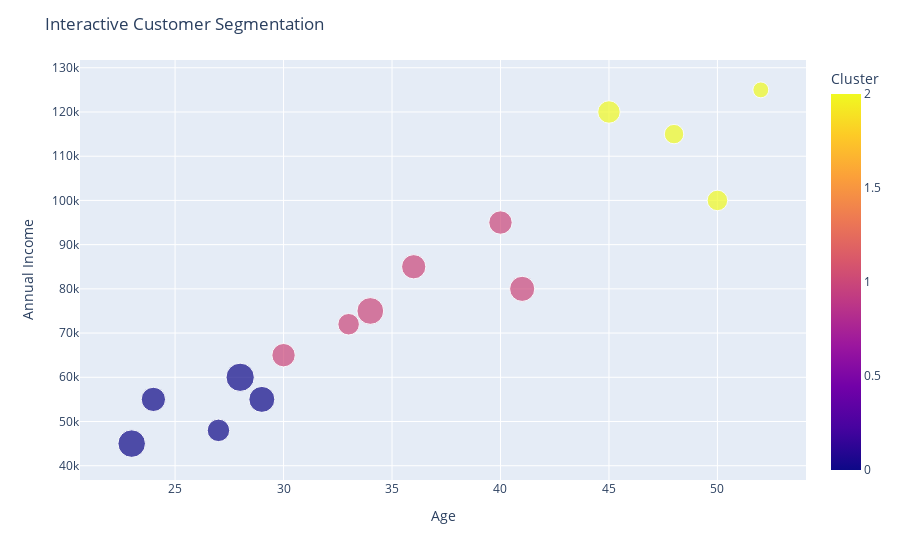

The cell this chart's notebook holds for it:
### Code cell
# Use Plotly for interactive visualization of customer segments
fig = px.scatter(data, x='Age', y='AnnualIncome', color='Cluster', size='SpendingScore', hover_data=['CustomerID', 'Region', 'ProductCategory'])
fig.update_layout(title='Interactive Customer Segmentation', xaxis_title='Age', yaxis_title='Annual Income')
fig.show()

# Based on the analysis, generate business insights and recommendations in markdown file

### Figure 1 — Plotly figure (JSON) as saved in the notebook; plotly's stock layout.template omitted (floating-point values rounded to 4 significant figures)
{"data": [{"customdata": [[1001, "North", "Electronics"], [1002, "West", "Apparel"], [1003, "East", "Sports"], [1004, "South", "Electronics"], [1005, "North", "Home"], [1006, "West", "Apparel"], [1007, "South", "Electronics"], [1008, "East", "Sports"], [1009, "West", "Sports"], [1010, "North", "Apparel"], [1011, "South", "Home"], [1012, "East", "Electronics"], [1013, "West", "Apparel"], [1014, "North", "Home"], [1015, "South", "Sports"]], "hovertemplate": "Age=%{x}<br>AnnualIncome=%{y}<br>SpendingScore=%{marker.size}<br>CustomerID=%{customdata[0]}<br>Region=%{customdata[1]}<br>ProductCategory=%{customdata[2]}<br>Cluster=%{marker.color}<extra></extra>", "legendgroup": "", "marker": {"color": [1, 2, 0, 1, 2, 0, 1, 1, 0, 2, 0, 2, 1, 1, 0], "coloraxis": "coloraxis", "size": [85, 60, 90, 70, 50, 80, 65, 55, 95, 45, 60, 30, 75, 65, 70], "sizemode": "area", "sizeref": 0.2375, "symbol": "circle"}, "mode": "markers", "name": "", "orientation": "v", "showlegend": false, "type": "scatter", "x": [34, 45, 23, 36, 50, 29, 40, 33, 28, 48, 27, 52, 41, 30, 24], "xaxis": "x", "y": [75000, 120000, 45000, 85000, 100000, 55000, 95000, 72000, 60000, 115000, 48000, 125000, 80000, 65000, 55000], "yaxis": "y"}], "layout": {"coloraxis": {"colorbar": {"title": {"text": "Cluster"}}, "colorscale": [[0, "#0d0887"], [0.1111, "#46039f"], [0.2222, "#7201a8"], [0.3333, "#9c179e"], [0.4444, "#bd3786"], [0.5556, "#d8576b"], [0.6667, "#ed7953"], [0.7778, "#fb9f3a"], [0.8889, "#fdca26"], [1, "#f0f921"]]}, "legend": {"itemsizing": "constant", "tracegroupgap": 0}, "margin": {"t": 60}, "title": {"text": "Interactive Customer Segmentation"}, "xaxis": {"anchor": "y", "domain": [0, 1], "title": {"text": "Age"}}, "yaxis": {"anchor": "x", "domain": [0, 1], "title": {"text": "Annual Income"}}}}
